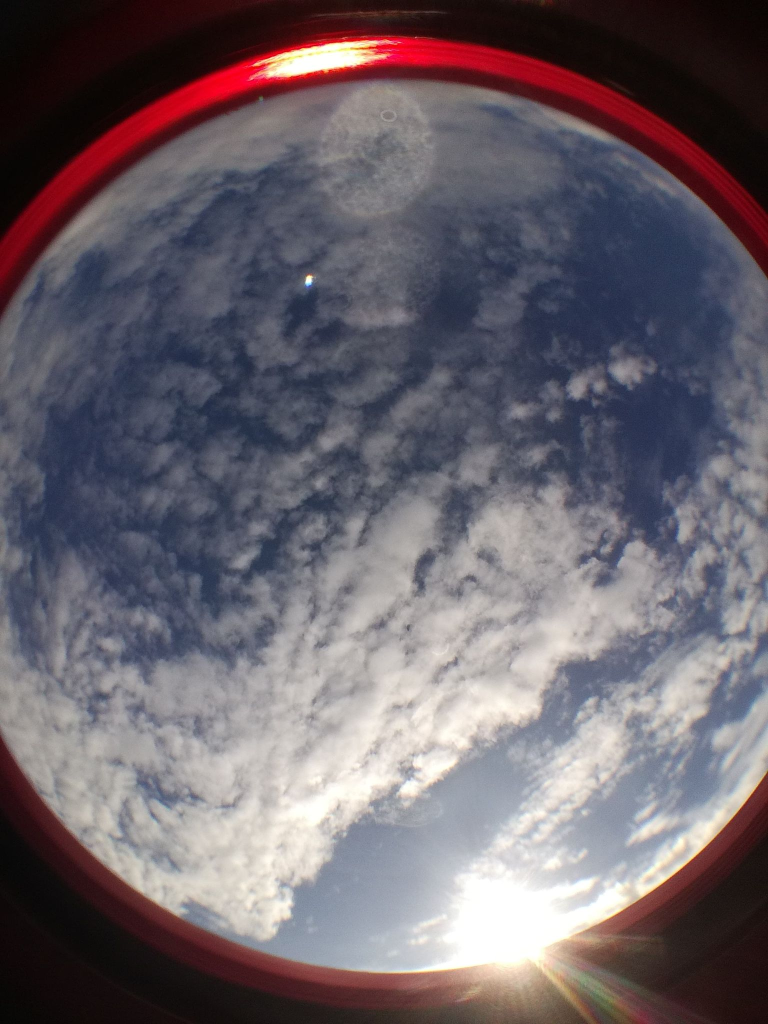
#> input picture rayman_scripts/VLINDER_foto/02_Gent_Sterre.jpg, 1536 x 2048 px (shown at 1/2 size); its folder holds 5 pictures in this run
$ jupyter execute image_to_raymann_format.ipynb   (older library calls are emulated)
#> lines starting #> are read from the running program, lines starting #| are printed output that depends on the picture; after the words box and inside, x2 and y2 are one past the last pixel; in counts of white or black regions, pixels touching at a corner belong together
[cell 1]
import os
import numpy as np
import cv2
import matplotlib.pyplot as plt
import imutils
import pandas as pd
import copy

[cell 2]
# store images in a list
image_path = 'VLINDER_foto'
images = os.listdir(image_path)
image_index= 0
img = cv2.imread(image_path+'/'+images[image_index], 0)
#> img: shape (2048, 1536); min 1, max 255, mean 102.1


#debug
image_path = "/home/thoverga/Documents/VLINDER_github/VLINDER/rayman_scripts/VLINDER_foto/24_Eeklo_HetLeen.jpg"
img=cv2.imread(image_path)
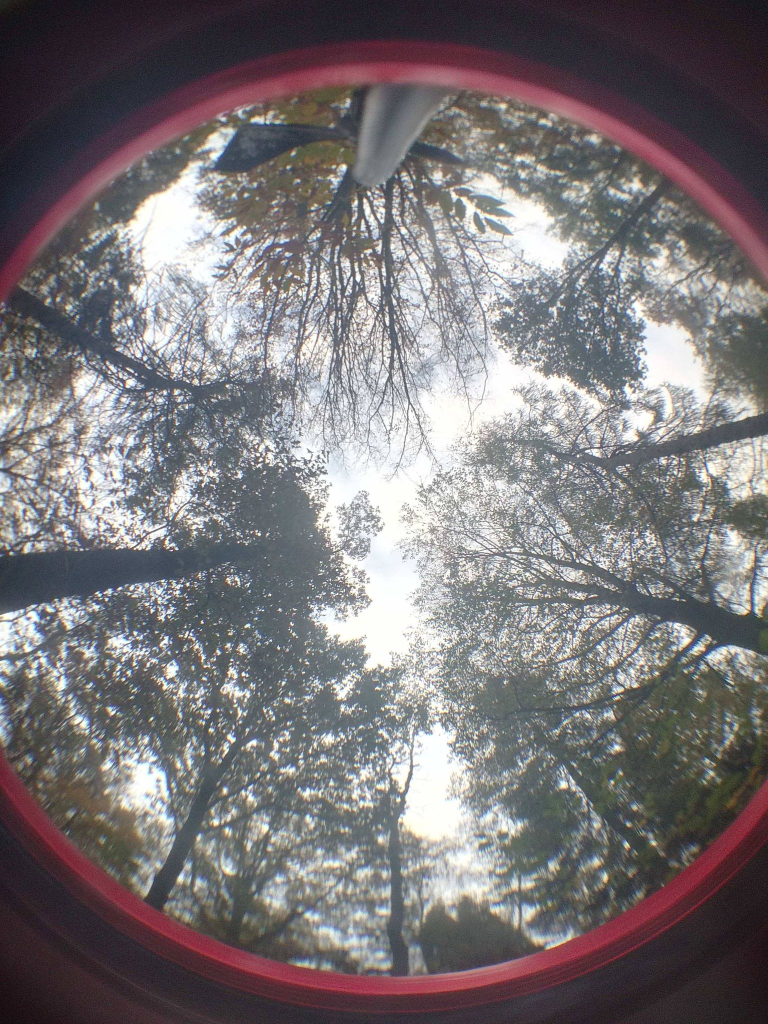
#> input picture rayman_scripts/VLINDER_foto/24_Eeklo_HetLeen.jpg, 1536 x 2048 px, found by its file name (shown at 1/2 size)
#> img is the input picture: shape (2048, 1536, 3); mean B, G, R 120.1, 117.5, 122.4

[cell 3]
def plotimg(img):
    plt.imshow(img)
    plt.show()

[cell 4]
#plot image
print(img.dtype)
#| uint8
plt.imshow(img)
plt.show()

[cell 5]
# Read the image, convert it into grayscale, and make in binary image for threshold value of 1.
img = cv2.imread(image_path,0)
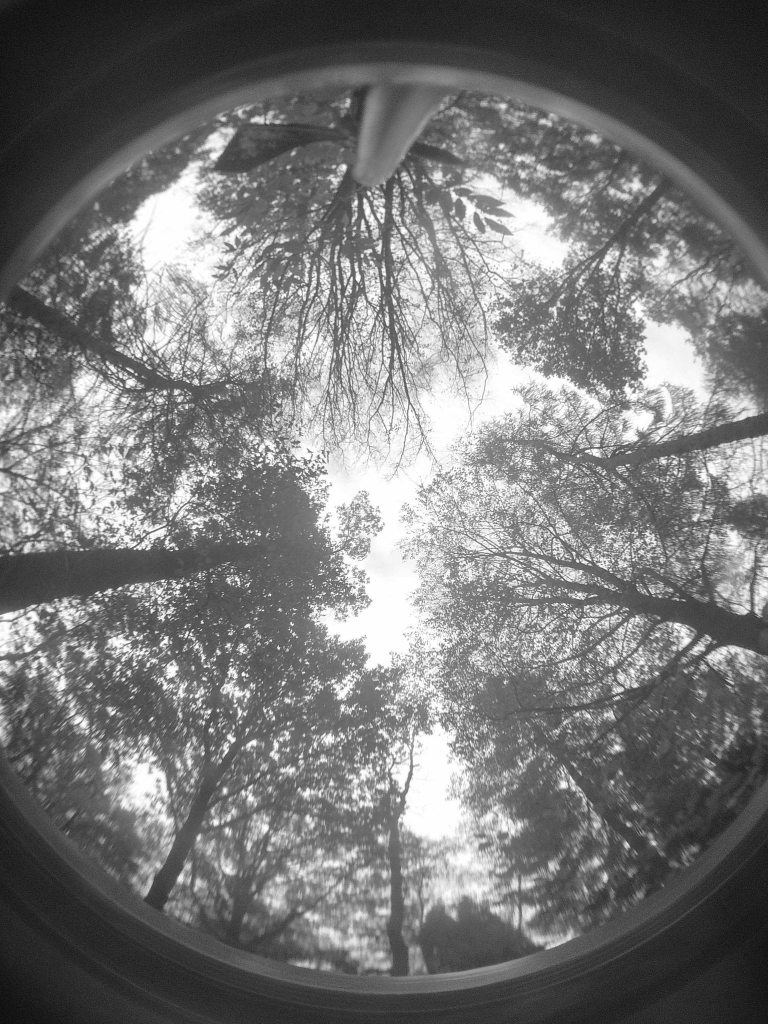
#> img: shape (2048, 1536) (shown at 1/2 size); min 1, max 255, mean 119.3
plotimg(img)
# keep a copy of original image
original = cv2.imread(image_path)

[cell 6]
# use binary threshold, all pixel that are beyond 3 are made white
_, thresh_original = cv2.threshold(img, 70, 255, cv2.THRESH_BINARY)
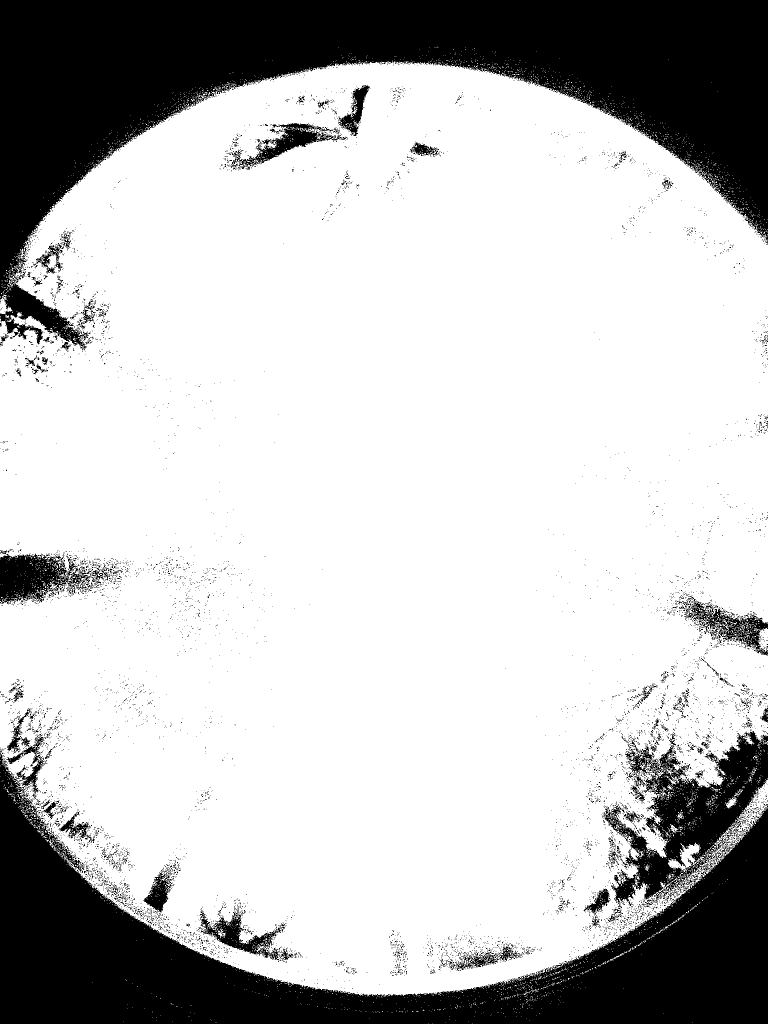
#> thresh_original: shape (2048, 1536) (shown at 1/2 size); 75.7% white; 7153 black regions (6979 under 20 px)
plotimg(thresh_original)

# Now find contours in it.
thresh = copy.copy(thresh_original)
im2,contours,hierarchy = cv2.findContours(thresh,cv2.RETR_TREE,cv2.CHAIN_APPROX_SIMPLE)
#> contours = 13477 contours, 13082 with area under 20; largest, box (x1, y1, x2, y2) and area: (0, 121, 1536, 1994) 2412365, (399, 1820, 558, 1921) 5665, (476, 245, 677, 336) 5594, (676, 169, 741, 273) 2516, (285, 1744, 345, 1826) 2396

[cell 7]
# get contours with highest height
lst_contours = []
for cnt in contours:
    #area = cv2.contourArea(cnt)
    #print(area)
    ctr = cv2.boundingRect(cnt)
    lst_contours.append(ctr)
#> this loop made 13477 passes
#> ctr on passes 1 to 3: (944, 2047, 1, 1), (865, 2047, 1, 1), (856, 2046, 1, 1)
#> after the loop, lst_contours = 13477 items, first 6: (944, 2047, 1, 1), (865, 2047, 1, 1), (856, 2046, 1, 1), (1384, 2045, 1, 1), (890, 2044, 1, 1), (431, 2044, 2, 1)

[cell 8]
x,y,w,h = sorted(lst_contours, key=lambda coef: coef[3])[-1]
#> x = 0; y = 121; w = 1536; h = 1873

print('x :', x)
#| x : 0
print('y :', y)
#| y : 121
print('w :', w)
#| w : 1536
print('h :', h)
#| h : 1873

[cell 9]
# draw contours
ctr = copy.copy(original)
cv2.rectangle(ctr, (x,y),(x+w,y+h),(0,255,0),2)
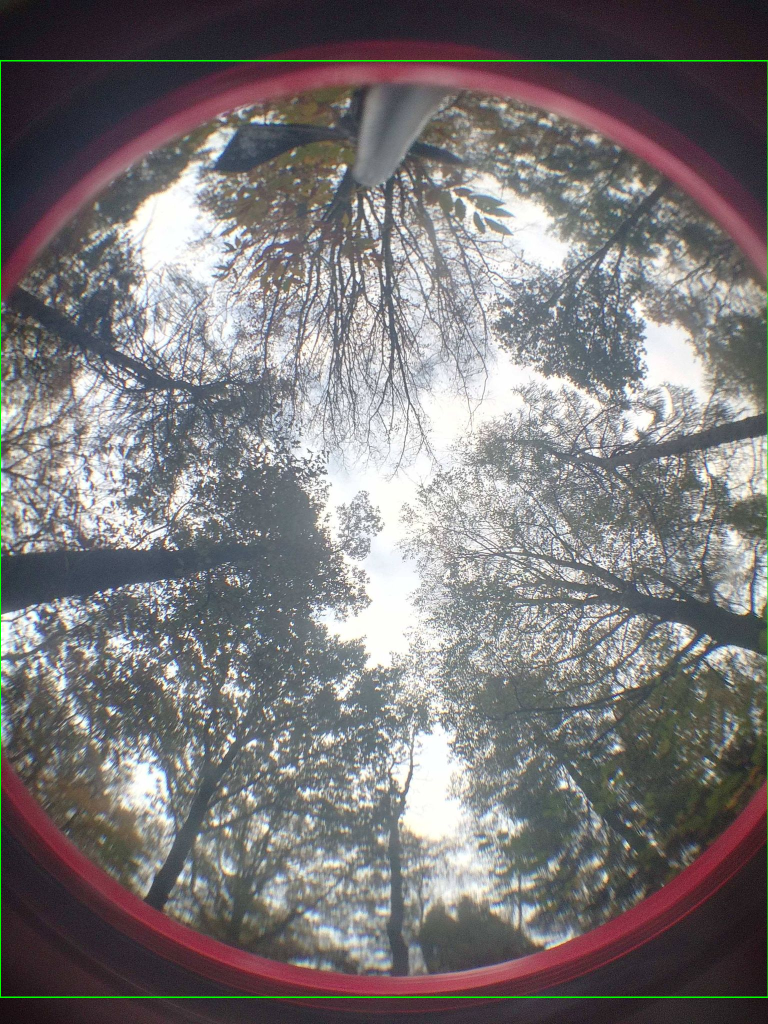
#> ctr: shape (2048, 1536, 3) (shown at 1/2 size); 0.47% of pixels changed, all inside (x1, y1, x2, y2) = (0, 120, 1536, 1996)

plotimg(ctr)
# display results with matplotlib

# original
original = original[:,:,::-1] # flip color for maptolib display
plt.subplot(221), plt.imshow(original)
plt.title('Original Image'), plt.xticks([]),plt.yticks([])

# Threshold
plt.subplot(222), plt.imshow(thresh_original, cmap='gray')
plt.title('threshold binary'), plt.xticks([]),plt.yticks([])

# selected area for future crop
ctr = ctr[:,:,::-1] # flip color for maptolib display
plt.subplot(223), plt.imshow(ctr)
plt.title('Selected area'), plt.xticks([]),plt.yticks([])

plt.show()

[cell 10]
#crop image to boundingbox
cropped_img = original[y:y+h, x:x+w]
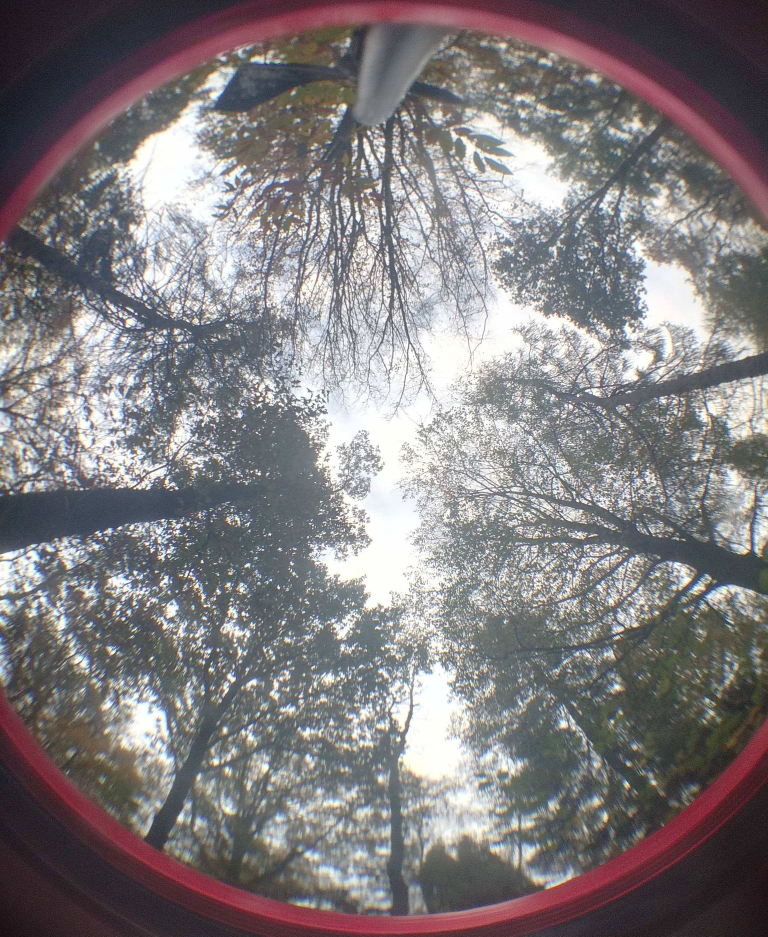
#> cropped_img: shape (1873, 1536, 3) (shown at 1/2 size); mean R, G, B 129.6, 125.2, 127.4
plotimg(cropped_img)

[cell 11]
#resize image to square 1000 X 1000
def resizeAndPad(img, size, padColor=0):

#> called with size = (1000, 1000), padColor = 127
    h, w = img.shape[:2]
#> h = 1873; w = 1536
    sh, sw = size

    # interpolation method
    if h > sh or w > sw: # shrinking image
        interp = cv2.INTER_AREA
    else: # stretching image
        interp = cv2.INTER_CUBIC

    # aspect ratio of image
    aspect = w/h  # if on Python 2, you might need to cast as a float: float(w)/h
#> aspect = 0.82

    # compute scaling and pad sizing
    if aspect > 1: # horizontal image
        new_w = sw
        new_h = np.round(new_w/aspect).astype(int)
        pad_vert = (sh-new_h)/2
        pad_top, pad_bot = np.floor(pad_vert).astype(int), np.ceil(pad_vert).astype(int)
        pad_left, pad_right = 0, 0
    elif aspect < 1: # vertical image
        new_h = sh
        new_w = np.round(new_h*aspect).astype(int)
#> new_w = 820
        pad_horz = (sw-new_w)/2
#> pad_horz = 90
        pad_left, pad_right = np.floor(pad_horz).astype(int), np.ceil(pad_horz).astype(int)
#> pad_left = 90; pad_right = 90
        pad_top, pad_bot = 0, 0
    else: # square image
        new_h, new_w = sh, sw
        pad_left, pad_right, pad_top, pad_bot = 0, 0, 0, 0

    # set pad color
    if len(img.shape) is 3 and not isinstance(padColor, (list, tuple, np.ndarray)): # color image but only one color provided
        padColor = [padColor]*3

    # scale and pad
    scaled_img = cv2.resize(img, (new_w, new_h), interpolation=interp)
    scaled_img = cv2.copyMakeBorder(scaled_img, pad_top, pad_bot, pad_left, pad_right, borderType=cv2.BORDER_CONSTANT, value=padColor)
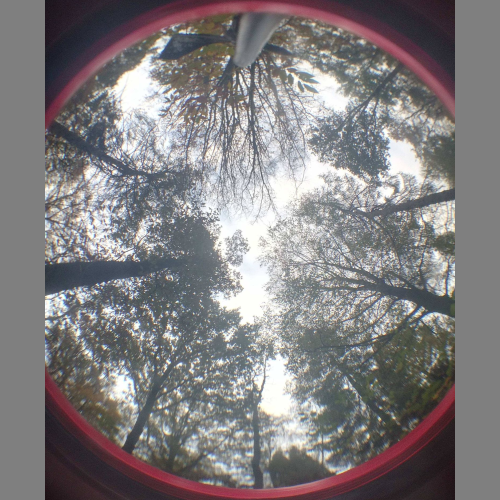
#> scaled_img: shape (1000, 1000, 3) (shown at 1/2 size); mean R, G, B 129.1, 125.5, 127.3

    return scaled_img


scaled_cropped_img = resizeAndPad(cropped_img, (1000,1000), 127)
plotimg(scaled_cropped_img)

[cell 12]
#write to BMP file
cv2.imwrite("firsttest.bmp", scaled_cropped_img)
#> Out = True
